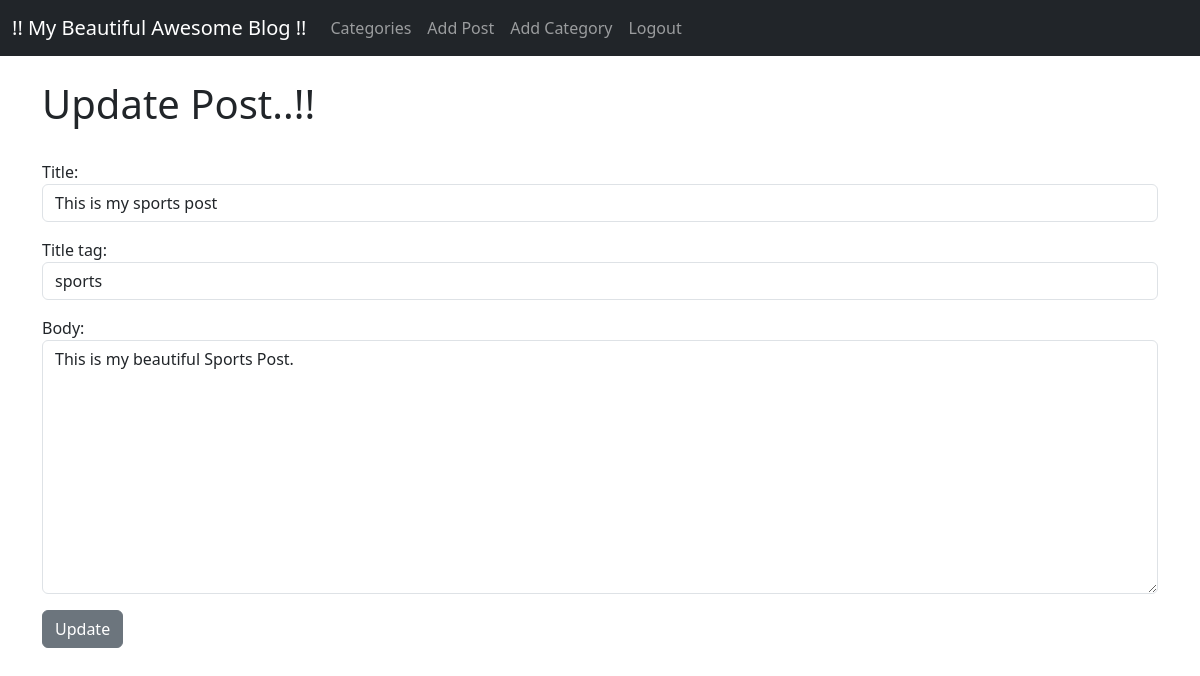
/app/article/edit/13 (signed in), run on the app's committed database.
### app/models.py (models this page shows, shortened)
class Post(models.Model):
    title = models.CharField(max_length=255)
    title_tag = models.CharField(max_length=255)
    author = models.ForeignKey(User,on_delete=models.CASCADE)
    body = models.TextField()
    post_date = models.DateField(auto_now_add=True)
    category = models.CharField(max_length=255, default='coding')
    likes = models.ManyToManyField(User,related_name='blog_posts')

### app/views.py (the view)
# urls.py: path('article/edit/<int:pk>',UpdatePostView.as_view(),name='update_post'),
class UpdatePostView(UpdateView):
    model = Post
    form_class = EditForm
    template_name = 'update_post.html'

### app/forms.py
class EditForm(forms.ModelForm):
    class Meta:
        model = Post
        fields = ('title', 'title_tag', 'body')
        widgets = {
            'title' : forms.TextInput(attrs={'class': 'form-control'}),
            'title_tag' : forms.TextInput(attrs={'class': 'form-control'}),
            'body' : forms.Textarea(attrs={'class': 'form-control'}),
        }

### app/templates/update_post.html (shortened to what this page needs)
{% extends 'base.html' %}
{% block content %}
{% if user.is_authenticated %}
    {% if user.id == post.author.id %}
        <h1>Update Post..!!</h1>
        <br>
            <div class="form-group">
                <form method="POST">
                    {{ form.as_p }}
                    <button class="btn btn-secondary">Update</button>
                </form>
            </div>
    {% else %}
       You are not allowed here!  (You know it...)
    {% endif %}
{% else %}
You are not allowed here!  (You know it...)
{% endif %}
{% endblock %}

### data on the page
Post: title "This is my sports post", title_tag "sports", body "This is my beautiful Sports Post."
